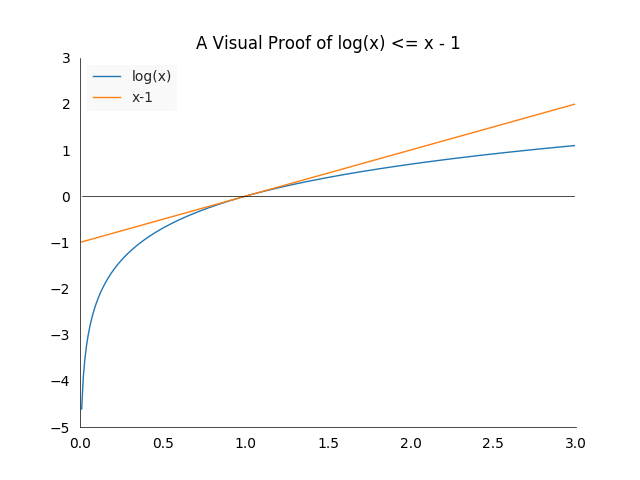

Reproduce this figure in Python.
import prettyplotlib as ppl
import numpy as np
import matplotlib.pyplot as plt


fig, ax = plt.subplots(1)
plt.ylim(top=3, bottom=-5)
plt.xlim(left=0, right=3)

ax.set_title('A Visual Proof of log(x) <= x - 1')

x = np.arange(0.01, 3, 0.01)
ppl.plot(ax, x, np.log(x), label='log(x)', linewidth=1.0)
ppl.plot(ax, x, x-1, label='x-1', linewidth=1.0)
ppl.plot(ax, x, 0*x, label="", linewidth=0.5, color='black')


ppl.legend(ax)

fig.savefig('log_x_seq_x_minus_1.png')
